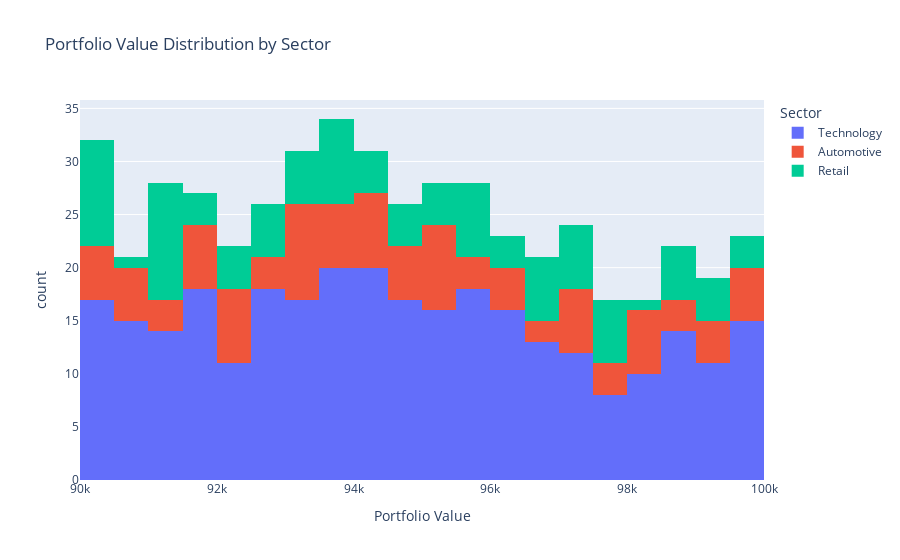

The code cell stored with this chart in its notebook:
### Code cell
fig5 = px.histogram(df, x='Portfolio Value', color='Sector', title='Portfolio Value Distribution by Sector')
fig5.show()

### Figure 1 — Plotly figure (JSON) as saved in the notebook; plotly's stock layout.template omitted (floating-point values rounded to 4 significant figures; data arrays with more than 128 entries replaced by an {"elided": "..."} marker saying what was removed)
{"data": [{"alignmentgroup": "True", "bingroup": "x", "hovertemplate": "Sector=Technology<br>Portfolio Value=%{x}<br>count=%{y}<extra></extra>", "legendgroup": "Technology", "marker": {"color": "#636efa", "pattern": {"shape": ""}}, "name": "Technology", "offsetgroup": "Technology", "orientation": "v", "showlegend": true, "type": "histogram", "x": {"elided": "300 float values"}, "xaxis": "x", "yaxis": "y"}, {"alignmentgroup": "True", "bingroup": "x", "hovertemplate": "Sector=Automotive<br>Portfolio Value=%{x}<br>count=%{y}<extra></extra>", "legendgroup": "Automotive", "marker": {"color": "#EF553B", "pattern": {"shape": ""}}, "name": "Automotive", "offsetgroup": "Automotive", "orientation": "v", "showlegend": true, "type": "histogram", "x": [96880.0, 94350.0, 92540.0, 99850.0, 90230.0, 99230.0, 97960.0, 93870.0, 98510.0, 90460.0, 92340.0, 91510.0, 98710.0, 94300.0, 95180.0, 93360.0, 94150.0, 93060.0, 92110.0, 99660.0, 92330.0, 90150.0, 95930.0, 93760.0, 97200.0, 95190.0, 98230.0, 93960.0, 95260.0, 91600.0, 92460.0, 99610.0, 95160.0, 97910.0, 95010.0, 91370.0, 97220.0, 98060.0, 93090.0, 93280.0, 90920.0, 92580.0, 90860.0, 97470.0, 99690.0, 99450.0, 93020.0, 91400.0, 92580.0, 94360.0, 97070.0, 98070.0, 95060.0, 97070.0, 92440.0, 98340.0, 94790.0, 91530.0, 93190.0, 95770.0, 96390.0, 94000.0, 90280.0, 96110.0, 93510.0, 90570.0, 96140.0, 91990.0, 94490.0, 94800.0, 92110.0, 99160.0, 94580.0, 97110.0, 90430.0, 94600.0, 90980.0, 94580.0, 98740.0, 93490.0, 91930.0, 90880.0, 95920.0, 96680.0, 93360.0, 91820.0, 96160.0, 99880.0, 94080.0, 99310.0, 92060.0, 98230.0, 93980.0, 93050.0, 97590.0, 94250.0, 91470.0, 95430.0, 95230.0, 98450.0], "xaxis": "x", "yaxis": "y"}, {"alignmentgroup": "True", "bingroup": "x", "hovertemplate": "Sector=Retail<br>Portfolio Value=%{x}<br>count=%{y}<extra></extra>", "legendgroup": "Retail", "marker": {"color": "#00cc96", "pattern": {"shape": ""}}, "name": "Retail", "offsetgroup": "Retail", "orientation": "v", "showlegend": true, "type": "histogram", "x": [99020.0, 94480.0, 98830.0, 97040.0, 90390.0, 95200.0, 97780.0, 95670.0, 90440.0, 93760.0, 91250.0, 95270.0, 94670.0, 91090.0, 90230.0, 93330.0, 97570.0, 96910.0, 94210.0, 93820.0, 98520.0, 94720.0, 91450.0, 96000.0, 90100.0, 95970.0, 99560.0, 90500.0, 95940.0, 97680.0, 93110.0, 93400.0, 97190.0, 98640.0, 92300.0, 92280.0, 96740.0, 95160.0, 91410.0, 90360.0, 90310.0, 97120.0, 97270.0, 90380.0, 95910.0, 99990.0, 93800.0, 96560.0, 96900.0, 96810.0, 94710.0, 97960.0, 96350.0, 96330.0, 94780.0, 92870.0, 91780.0, 91740.0, 96590.0, 90710.0, 93720.0, 91890.0, 93570.0, 97830.0, 91120.0, 98930.0, 91430.0, 90020.0, 99500.0, 97230.0, 93470.0, 94080.0, 99280.0, 93980.0, 91160.0, 96330.0, 92550.0, 97460.0, 93350.0, 93860.0, 92950.0, 91090.0, 95850.0, 98970.0, 97590.0, 94390.0, 92930.0, 92130.0, 99020.0, 92590.0, 91460.0, 91080.0, 95890.0, 95470.0, 99180.0, 92320.0, 93890.0, 91100.0, 98470.0, 90040.0], "xaxis": "x", "yaxis": "y"}], "layout": {"barmode": "relative", "legend": {"title": {"text": "Sector"}, "tracegroupgap": 0}, "title": {"text": "Portfolio Value Distribution by Sector"}, "xaxis": {"anchor": "y", "domain": [0, 1], "title": {"text": "Portfolio Value"}}, "yaxis": {"anchor": "x", "domain": [0, 1], "title": {"text": "count"}}}}
